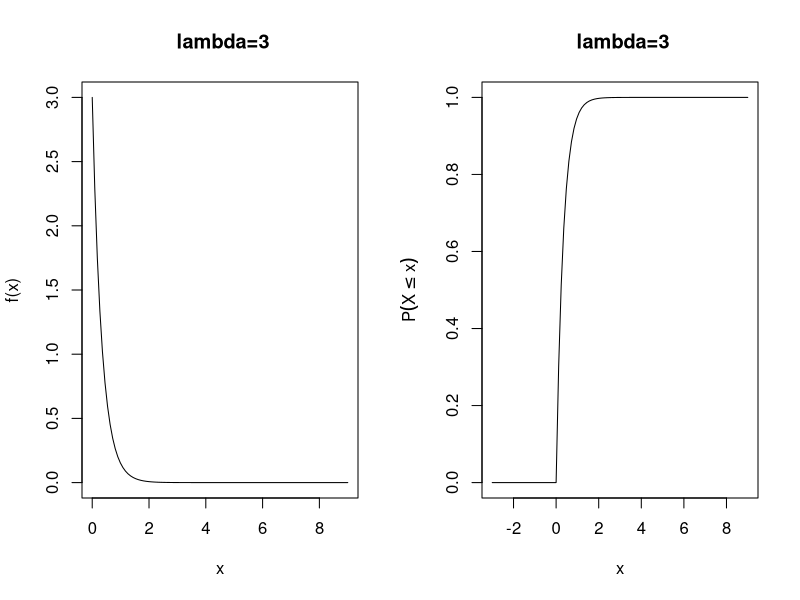
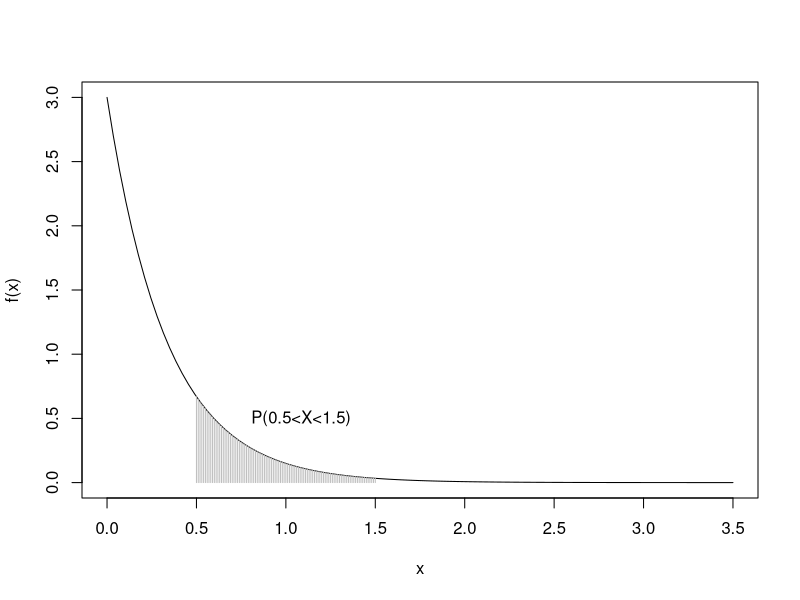
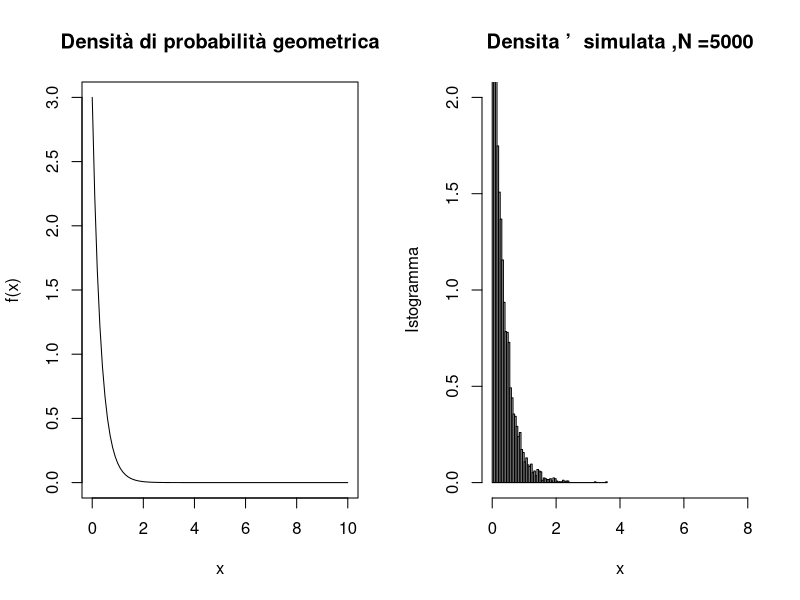

The R source for these figures, in order:
png("grafici/densitàdistribuzioneEsponenziale.png")
par ( mfrow =c(1 ,2) )
curve ( dexp(x,rate=3) ,from =0, to=9, xlab="x", ylab="f(x)",main=" lambda=3")
curve ( pexp(x,rate=3) ,from =-3, to =9, xlab="x",ylab= expression (P(X<=x)),main=" lambda=3")
dev.off()

png("grafici/rappresentazioneProbEsponenziale.png")
curve ( dexp(x,rate =3) ,from =0, to =3.5 , xlab="x",ylab="f(x)")
x<-seq (0.5 ,1.5 ,0.01)
lines (x, dexp(x,rate =3) ,type="h",col =" grey")
text (1.1 ,0.5 , "P(0.5<X<1.5) ")
dev.off()

prob<-pexp (1.5 ,3) -pexp (0.5 ,3)

z <-c (0 ,0.25 ,0.5 ,0.75 ,1)
qexp(z, rate =3)

png("grafici/densitàEsponenzialeESimulata.png")
par ( mfrow =c(1 ,2))
curve ( dexp(x,rate=3) ,from =0, to=10, xlab="x", ylab="f(x)",main="Densità di probabilità geometrica")
sim<-rexp(5000, rate =3)
hist(sim,freq=F,xlim =c(0 ,8) ,ylim =c(0 ,2) ,breaks =100 , xlab ="x", ylab=" Istogramma ",main=" Densita ’  simulata ,N =5000 ")
dev.off()


